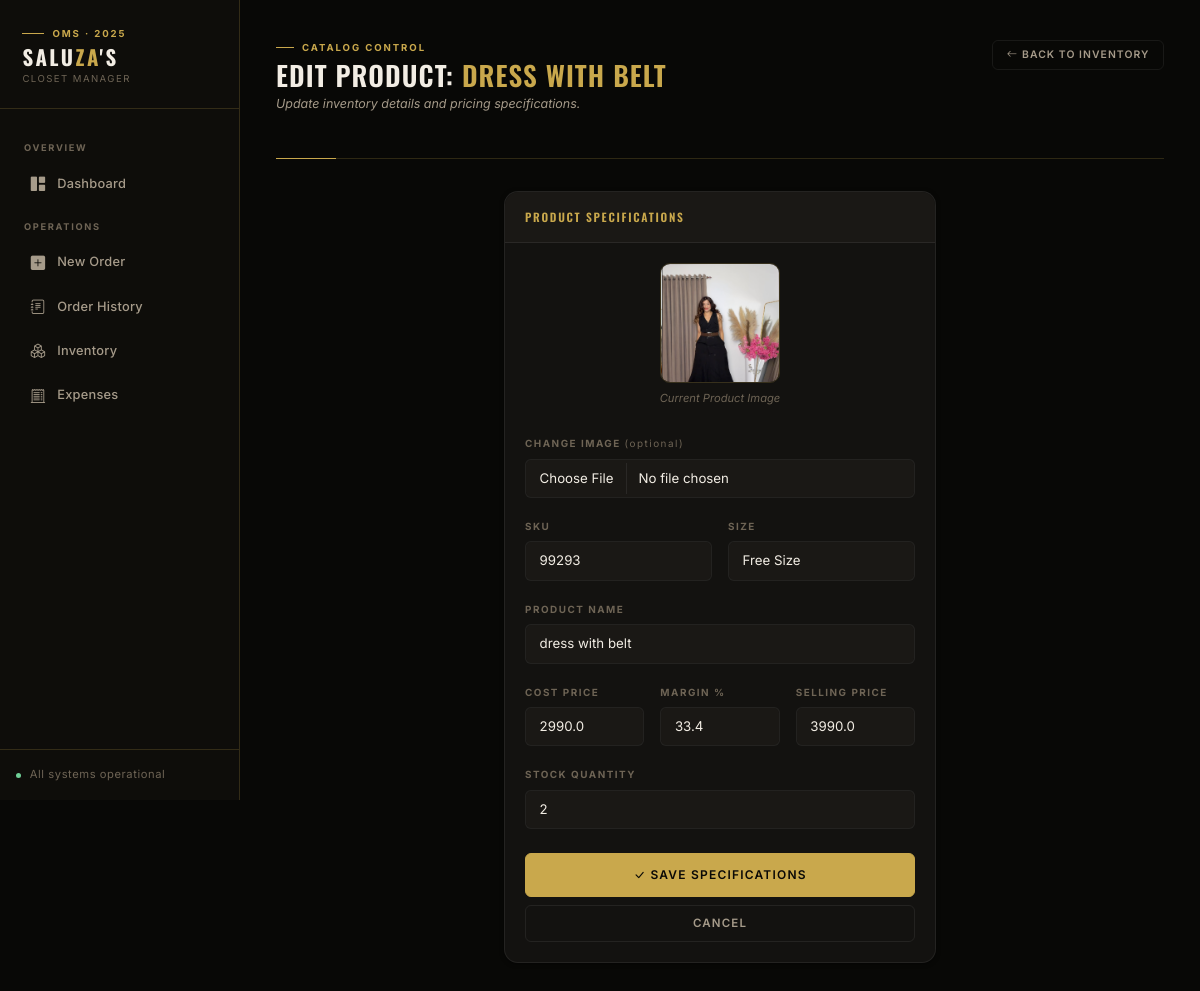
Page /edit_product/251 on the committed database.
### app.py (models this page shows)
class Product(db.Model):
    id = db.Column(db.Integer, primary_key=True)
    sku = db.Column(db.String(50), unique=True, nullable=True)
    name = db.Column(db.String(100), nullable=False)
    size = db.Column(db.String(10), nullable=False)
    cost_price = db.Column(db.Float, default=0.0)
    price = db.Column(db.Float, nullable=False)
    stock = db.Column(db.Integer, default=0)
    image = db.Column(db.String(100), nullable=True)

### app.py (the view, shortened to what this page needs)
@app.route('/edit_product/<int:id>', methods=['GET', 'POST'])
def edit_product(id):
    product = Product.query.get_or_404(id)
    return render_template('edit_product.html', p=product)

### templates/edit_product.html (shortened to what this page needs)
{% extends "layout.html" %}
{% block content %}
<div class="page-header">
    <div>
        <div class="page-header-eyebrow">
            <div class="page-header-eyebrow-line"></div>
            <span class="page-header-eyebrow-text">Catalog Control</span>
        </div>
        <h1>Edit Product: <span class="gold">{{ p.name }}</span></h1>
        <p class="page-header-sub">Update inventory details and pricing specifications.</p>
    </div>
    <a href="/inventory" class="btn btn-outline-secondary btn-sm">
        <i class="bi bi-arrow-left me-1"></i>Back to Inventory
    </a>
</div>
<div class="row justify-content-center">
    <div class="col-md-7 col-lg-6">
        <div class="card">
            <div class="card-header">Product Specifications</div>
            <div class="card-body">
                <form method="POST" enctype="multipart/form-data">
                    {% if p.image %}
                    <div class="text-center mb-4">
                        <img src="{{ url_for('static', filename='uploads/' + p.image) }}"
                             style="width: 120px; height: 120px; object-fit: cover; border-radius: var(--r-md); border: 1px solid var(--line);">
                        <div style="font-size: 0.7rem; color: var(--text-tertiary); margin-top: 0.4rem; font-style: italic;">Current Product Image</div>
                    </div>
                    {% endif %}
                    <div class="mb-3">
                        <label class="form-label">Change Image <span style="text-transform: none; font-weight: 400; color: var(--text-tertiary);">(optional)</span></label>
                        <input type="file" name="image" class="form-control" accept="image/*">
                    </div>
                    <div class="row mb-3 g-3">
                        <div class="col">
                            <label class="form-label">SKU</label>
                            <input type="text" name="sku" class="form-control" value="{{ p.sku if p.sku else '' }}">
                        </div>
                        <div class="col">
                            <label class="form-label">Size</label>
                            <input type="text" name="size" class="form-control" value="{{ p.size }}" required>
                        </div>
                    </div>
                    <div class="mb-3">
                        <label class="form-label">Product Name</label>
                        <input type="text" name="name" class="form-control" value="{{ p.name }}" required>
                    </div>
                    <div class="row mb-3 g-3">
                        <div class="col-4">
                            <label class="form-label">Cost Price</label>
                            <input type="number" name="cost_price" id="costPriceInput" class="form-control" step="0.01" value="{{ p.cost_price }}" required>
                        </div>
                        <div class="col-4">
                            <label class="form-label">Margin %</label>
                            <input type="number" id="profitMarginInput" class="form-control" placeholder="%" step="0.1">
                        </div>
                        <div class="col-4">
                            <label class="form-label">Selling Price</label>
                            <input type="number" name="price" id="sellingPriceInput" class="form-control" step="0.01" value="{{ p.price }}" required>
                        </div>
                    </div>
                    <div class="mb-4">
                        <label class="form-label">Stock Quantity</label>
                        <input type="number" name="stock" class="form-control" value="{{ p.stock }}" required>
                    </div>
                    <div class="d-grid gap-2">
                        <button type="submit" class="btn btn-primary btn-lg">
                            <i class="bi bi-check-lg me-1"></i>Save Specifications
                        </button>
                        <a href="/inventory" class="btn btn-outline-secondary">Cancel</a>
                    </div>
                </form>
            </div>
        </div>
    </div>
</div>
{% endblock %}

### rows in the picture
Product: name "DRESS WITH BELT", image (picture), sku "99293", size "Free Size", name "dress with belt", cost_price "2990.0", price "3990.0", stock "2"
